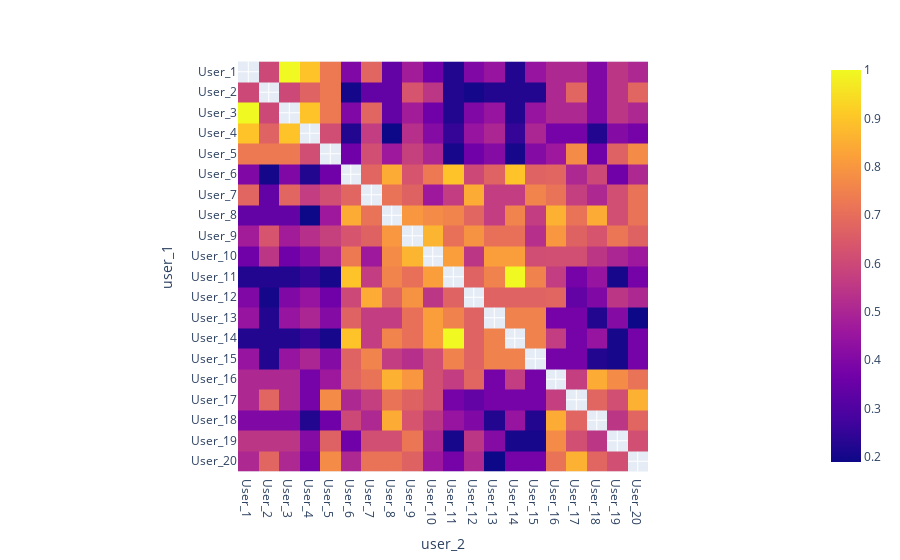

Here is the notebook cell this chart was saved with:
### Code cell
fig = px.imshow(df_results_pivot)
fig.update_layout(xaxis={'categoryorder':'array', 'categoryarray':sorted(df_results_pivot.columns, key=lambda x: int(x[5:]))})
fig.update_layout(yaxis={'categoryorder':'array', 'categoryarray':sorted(df_results_pivot.columns, key=lambda x: int(x[5:]))})
fig.show()

### Figure 1 — Plotly figure (JSON) as saved in the notebook; plotly's stock layout.template omitted (floating-point values rounded to 4 significant figures; data arrays with more than 128 entries replaced by an {"elided": "..."} marker saying what was removed)
{"data": [{"coloraxis": "coloraxis", "hovertemplate": "user_2: %{x}<br>user_1: %{y}<br>color: %{z}<extra></extra>", "name": "0", "type": "heatmap", "x": ["User_1", "User_10", "User_11", "User_12", "User_13", "User_14", "User_15", "User_16", "User_17", "User_18", "User_19", "User_2", "User_20", "User_3", "User_4", "User_5", "User_6", "User_7", "User_8", "User_9"], "xaxis": "x", "y": ["User_1", "User_10", "User_11", "User_12", "User_13", "User_14", "User_15", "User_16", "User_17", "User_18", "User_19", "User_2", "User_20", "User_3", "User_4", "User_5", "User_6", "User_7", "User_8", "User_9"], "yaxis": "y", "z": {"elided": "20x20 float values"}}], "layout": {"coloraxis": {"colorscale": [[0, "#0d0887"], [0.1111, "#46039f"], [0.2222, "#7201a8"], [0.3333, "#9c179e"], [0.4444, "#bd3786"], [0.5556, "#d8576b"], [0.6667, "#ed7953"], [0.7778, "#fb9f3a"], [0.8889, "#fdca26"], [1, "#f0f921"]]}, "margin": {"t": 60}, "xaxis": {"anchor": "y", "categoryarray": ["User_1", "User_2", "User_3", "User_4", "User_5", "User_6", "User_7", "User_8", "User_9", "User_10", "User_11", "User_12", "User_13", "User_14", "User_15", "User_16", "User_17", "User_18", "User_19", "User_20"], "categoryorder": "array", "constrain": "domain", "domain": [0, 1], "scaleanchor": "y", "title": {"text": "user_2"}}, "yaxis": {"anchor": "x", "autorange": "reversed", "categoryarray": ["User_1", "User_2", "User_3", "User_4", "User_5", "User_6", "User_7", "User_8", "User_9", "User_10", "User_11", "User_12", "User_13", "User_14", "User_15", "User_16", "User_17", "User_18", "User_19", "User_20"], "categoryorder": "array", "constrain": "domain", "domain": [0, 1], "title": {"text": "user_1"}}}}
